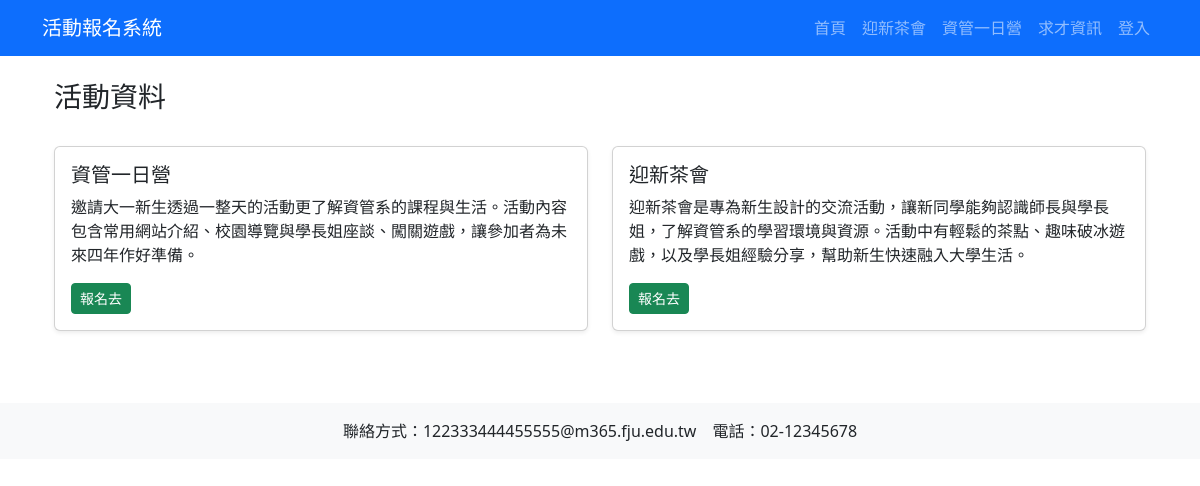
The page / on the database its author committed.
### tables this page shows
CREATE TABLE `event` (
  `id` int(10) UNSIGNED NOT NULL,
  `name` varchar(30) NOT NULL,
  `description` varchar(255) NOT NULL
);

### index.php (the view, shortened to what this page needs)
<?php
include "header.php";
include "db.php";
$sql = "SELECT * FROM event ORDER BY id DESC";
$result = mysqli_query($conn, $sql);
?>
<div class="container mt-4">
  <div class="d-flex justify-content-between align-items-center mb-4">
    <h3>活動資料</h3>
  </div>
  <div class="row">
    <?php while ($row = mysqli_fetch_assoc($result)) { ?>
      <div class="col-md-6 mb-4">
        <div class="card h-100 shadow-sm">
          <div class="card-body">
            <h5 class="card-title"><?= htmlspecialchars($row['name']) ?></h5>
            <p class="card-text"><?= nl2br(htmlspecialchars($row['description'])) ?></p>
            <?php if ($row['name'] === '迎新茶會') { ?>
              <a href="status.php" class="btn btn-success btn-sm">報名去</a>
            <?php } elseif ($row['name'] === '資管一日營') { ?>
              <a href="conference.php" class="btn btn-success btn-sm">報名去</a>
            <?php } else { ?>
              <a href="#" class="btn btn-secondary btn-sm">更多資訊</a>
            <?php } ?>
          </div>
        </div>
      </div>
    <?php } ?>
  </div>
</div>
<?php
include "footer.php";
?>

### rows shown on the page
event: name "資管一日營", description "邀請大一新生透過一整天的活動更了解資管系的課程與生活。活動內容包含常用網站介紹、校園導覽與學長姐座談、闖關遊戲，讓參加者為未來四年作好準備。", shows "報名去"
event: name "迎新茶會", description "迎新茶會是專為新生設計的交流活動，讓新同學能夠認識師長與學長姐，了解資管系的學習環境與資源。活動中有輕鬆的茶點、趣味破冰遊戲，以及學長姐經驗分享，幫助新生快速融入大學生活。", shows "報名去"
